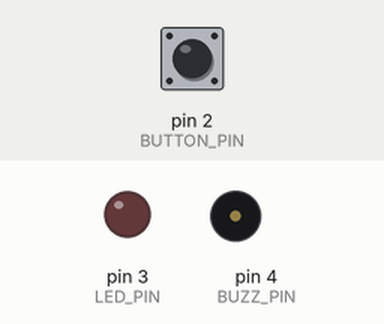
Bench run of a sketch on a simulated Arduino Uno, built with avr-gcc and run on an emulated ATmega328P. Parts: output pins drawn as LEDs (lit = HIGH), buzzer (waves = sounding, pin HIGH). Inputs (shaded band) come from the test bench; at power-on: pin 2 (BUTTON_PIN) HIGH. What the sketch prints to the serial monitor is not drawn.

Above: at 1.2 s.
1.3 s: pin 2 (BUTTON_PIN) pulled LOW for 0.15 s
At 2.9 s:
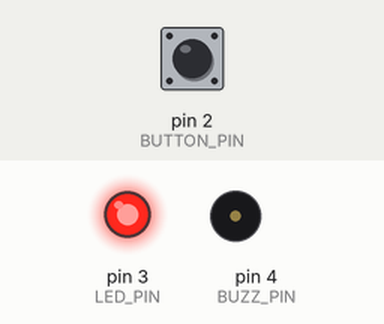
4.4 s: pin 2 (BUTTON_PIN) pulled LOW for 1 s
At 8.0 s:
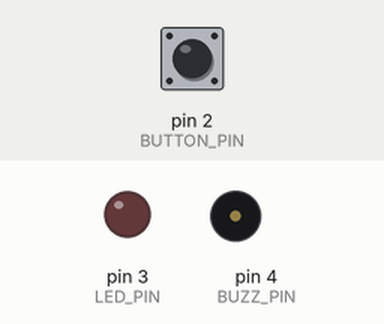
8.4 s: pin 2 (BUTTON_PIN) pulled LOW for 3.2 s
At 12.4 s:
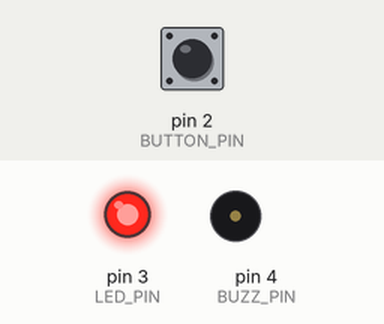
Timing chart, 0 to 15.1 s (numbered marks = the images above; inputs shaded):
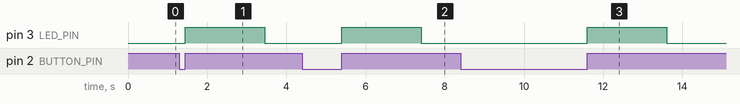

Measured:
- after the input at 1.3 s, pin 3 (LED_PIN): LOW → HIGH after 0.15 s, → LOW 2.0 s later
- after the input at 4.4 s, pin 3 (LED_PIN): LOW → HIGH after 1.0 s, → LOW 2.0 s later
- after the input at 8.4 s, pin 3 (LED_PIN): LOW → HIGH after 3.2 s, → LOW 2.0 s later

The sketch:

sketch.ino
```cpp
// Lab 4 Exercise 5: Short press → LED, Long press → Buzzer
// Short = less than 5 seconds, Long = more than 5 seconds

#define BUTTON_PIN 2
#define LED_PIN    3
#define BUZZ_PIN   4
#define LONG_PRESS 5000   // 5000ms = 5 seconds

unsigned long pressStart = 0;
bool pressing = false;

void setup() {
  pinMode(BUTTON_PIN, INPUT_PULLUP);
  pinMode(LED_PIN,    OUTPUT);
  pinMode(BUZZ_PIN,   OUTPUT);
  Serial.begin(9600);
  Serial.println("=== Ready. Press the button! ===");
}

void loop() {
  bool btn = digitalRead(BUTTON_PIN);

  // Button just pressed (HIGH → LOW)
  if (btn == LOW && !pressing) {
    pressStart = millis();
    pressing = true;
    Serial.println("Button pressed... holding");
  }

  // Button just released (LOW → HIGH)
  if (btn == HIGH && pressing) {
    unsigned long duration = millis() - pressStart;
    pressing = false;

    Serial.print("Held for: ");
    Serial.print(duration);
    Serial.println("ms");

    if (duration < LONG_PRESS) {
      // Short press → LED on 2 seconds
      Serial.println("SHORT press → LED ON for 2s");
      digitalWrite(LED_PIN, HIGH);
      delay(2000);
      digitalWrite(LED_PIN, LOW);
    } else {
      // Long press → Buzzer on 2 seconds
      Serial.println("LONG press → BUZZER ON for 2s");
      digitalWrite(BUZZ_PIN, HIGH);
      delay(2000);
      digitalWrite(BUZZ_PIN, LOW);
    }

    Serial.println("=== Ready. Press the button! ===");
  }
}
```
